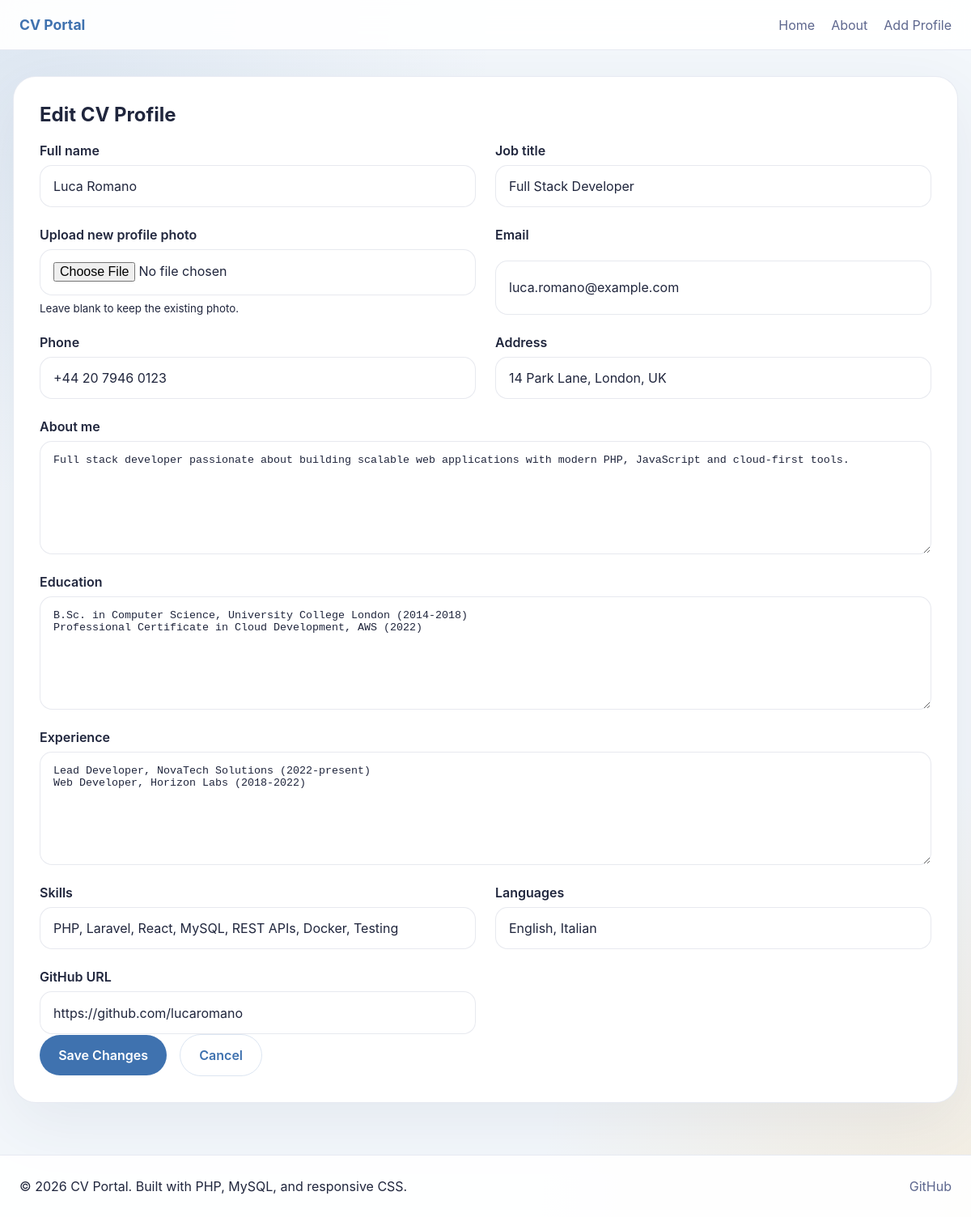
Page /edit.php?id=2 on the committed database.
### tables this page shows
CREATE TABLE IF NOT EXISTS profiles (
    id INT UNSIGNED AUTO_INCREMENT PRIMARY KEY,
    fullname VARCHAR(150) NOT NULL,
    job_title VARCHAR(120) NOT NULL,
    photo VARCHAR(255) NOT NULL,
    email VARCHAR(120) NOT NULL,
    phone VARCHAR(40) NOT NULL,
    address VARCHAR(255) NOT NULL,
    about_me TEXT NOT NULL,
    education TEXT NOT NULL,
    experience TEXT NOT NULL,
    skills TEXT NOT NULL,
    languages TEXT NOT NULL,
    github VARCHAR(255) DEFAULT NULL,
    created_at DATETIME NOT NULL DEFAULT CURRENT_TIMESTAMP
);

### edit.php (the view, shortened to what this page needs)
<?php
require_once 'pdo.php';
$id = filter_input(INPUT_GET, 'id', FILTER_VALIDATE_INT);
$stmt = $pdo->prepare('SELECT * FROM profiles WHERE id = :id');
$stmt->execute(['id' => $id]);
$profile = $stmt->fetch();
$values = [
    'fullname' => $profile['fullname'],
    'job_title' => $profile['job_title'],
    'email' => $profile['email'],
    'phone' => $profile['phone'],
    'address' => $profile['address'],
    'about_me' => $profile['about_me'],
    'education' => $profile['education'],
    'experience' => $profile['experience'],
    'skills' => $profile['skills'],
    'languages' => $profile['languages'],
    'github' => $profile['github'],
];
function escape($value) {
    return htmlspecialchars($value, ENT_QUOTES, 'UTF-8');
}
?>
<!DOCTYPE html>
<html lang="en">
<head>
    <link rel="stylesheet" href="style.css">
</head>
<body>
<?php include 'header.php'; ?>
<main class="page-content">
    <section class="form-panel">
        <h1>Edit CV Profile</h1>
        <form method="post" action="edit.php?id=<?= $id; ?>" enctype="multipart/form-data">
            <div class="form-grid">
                <div class="form-field">
                    <label for="fullname">Full name</label>
                    <input id="fullname" name="fullname" type="text" value="<?= escape($values['fullname']); ?>" required>
                </div>
                <div class="form-field">
                    <label for="job_title">Job title</label>
                    <input id="job_title" name="job_title" type="text" value="<?= escape($values['job_title']); ?>" required>
                </div>
                <div class="form-field">
                    <label for="photo_file">Upload new profile photo</label>
                    <input id="photo_file" name="photo_file" type="file" accept="image/*">
                    <small>Leave blank to keep the existing photo.</small>
                </div>
                <div class="form-field">
                    <label for="email">Email</label>
                    <input id="email" name="email" type="email" value="<?= escape($values['email']); ?>" required>
                </div>
                <div class="form-field">
                    <label for="phone">Phone</label>
                    <input id="phone" name="phone" type="text" value="<?= escape($values['phone']); ?>" required>
                </div>
                <div class="form-field">
                    <label for="address">Address</label>
                    <input id="address" name="address" type="text" value="<?= escape($values['address']); ?>" required>
                </div>
                <div class="form-field field-full">
                    <label for="about_me">About me</label>
                    <textarea id="about_me" name="about_me" required><?= escape($values['about_me']); ?></textarea>
                </div>
                <div class="form-field field-full">
                    <label for="education">Education</label>
                    <textarea id="education" name="education" placeholder="Enter each item on a new line" required><?= escape($values['education']); ?></textarea>
                </div>
                <div class="form-field field-full">
                    <label for="experience">Experience</label>
                    <textarea id="experience" name="experience" placeholder="Enter each item on a new line" required><?= escape($values['experience']); ?></textarea>
                </div>
                <div class="form-field">
                    <label for="skills">Skills</label>
                    <input id="skills" name="skills" type="text" placeholder="Comma-separated" value="<?= escape($values['skills']); ?>" required>
                </div>
                <div class="form-field">
                    <label for="languages">Languages</label>
                    <input id="languages" name="languages" type="text" placeholder="Comma-separated" value="<?= escape($values['languages']); ?>" required>
                </div>
                <div class="form-field">
                    <label for="github">GitHub URL</label>
                    <input id="github" name="github" type="url" value="<?= escape($values['github']); ?>">
                </div>
            </div>
            <div class="form-actions">
                <button type="submit" class="btn-primary">Save Changes</button>
                <a href="profile.php?id=<?= $id; ?>" class="btn-secondary">Cancel</a>
            </div>
        </form>
    </section>
</main>
<?php include 'footer.php'; ?>
</body>
</html>

### style.css (style rules this page uses)
:root { --bg: #f3f7fb; --surface: #ffffff; --surface-alt: #f8fbff; --text: #20263d; --muted: #5d678e; --primary: #3f72af; --primary-soft: #d9e4ff; --accent: #f5a623; --border: rgba(59, 83, 147, 0.12); --shadow: 0 24px 80px rgba(47, 62, 101, 0.08); }
* { box-sizing: border-box; }
html { scroll-behavior: smooth; }
body { margin: 0; font-family: Inter, system-ui, -apple-system, BlinkMacSystemFont, 'Segoe UI', sans-serif; background: radial-gradient(circle at top left, rgba(63, 114, 175, 0.12), transparent 32%), radial-gradient(circle at bottom right, rgba(245, 166, 35, 0.12), transparent 28%), var(--bg); color: var(--text); min-height: 100vh; }
a { color: inherit; text-decoration: none; }
button, input, select { font: inherit; }
button { border: none; cursor: pointer; }
.page-content { width: min(1220px, calc(100% - 2rem)); margin: 0 auto; padding: 2rem 0 4rem; }
.form-panel { background: var(--surface); border: 1px solid var(--border); box-shadow: var(--shadow); border-radius: 1.75rem; padding: 2rem; margin: 0 auto; }
.form-panel h1 { margin-top: 0; }
.form-grid { display: grid; gap: 1.5rem; grid-template-columns: repeat(2, minmax(0, 1fr)); }
.form-field { display: grid; gap: 0.5rem; }
.form-panel input, .form-panel textarea, .form-panel select { width: 100%; padding: 0.95rem 1rem; border-radius: 0.95rem; border: 1px solid rgba(95, 110, 146, 0.15); background: #fff; color: var(--text); }
.form-panel textarea { min-height: 140px; resize: vertical; }
.form-panel label { font-weight: 600; color: var(--text); }
.form-panel .form-actions { display: flex; flex-wrap: wrap; gap: 1rem; align-items: center; justify-content: flex-start; }
.form-panel .field-full { grid-column: 1 / -1; }
.btn-primary, .btn-secondary, .slider-button { display: inline-flex; align-items: center; justify-content: center; padding: 0.95rem 1.45rem; border-radius: 999px; border: none; background: var(--primary); color: #fff; font-weight: 600; transition: transform 0.2s ease, background 0.2s ease; }
.btn-secondary { background: transparent; color: var(--primary); border: 1px solid rgba(63, 114, 175, 0.18); }

### rows in the picture
profiles: fullname "Luca Romano", job_title "Full Stack Developer", email "luca.romano@example.com", phone "+44 20 7946 0123", address "14 Park Lane, London, UK", about_me "Full stack developer passionate about building scalable web applications with modern PHP, JavaScript and cloud-first tools.", education "B.Sc. in Computer Science, University College London (2014-2018) Professional Certificate in Cloud Development, AWS (2022)", experience "Lead Developer, NovaTech Solutions (2022-present) Web Developer, Horizon Labs (2018-2022)", skills "PHP, Laravel, React, MySQL, REST APIs, Docker, Testing", languages "English, Italian", github "https://github.com/lucaromano"
